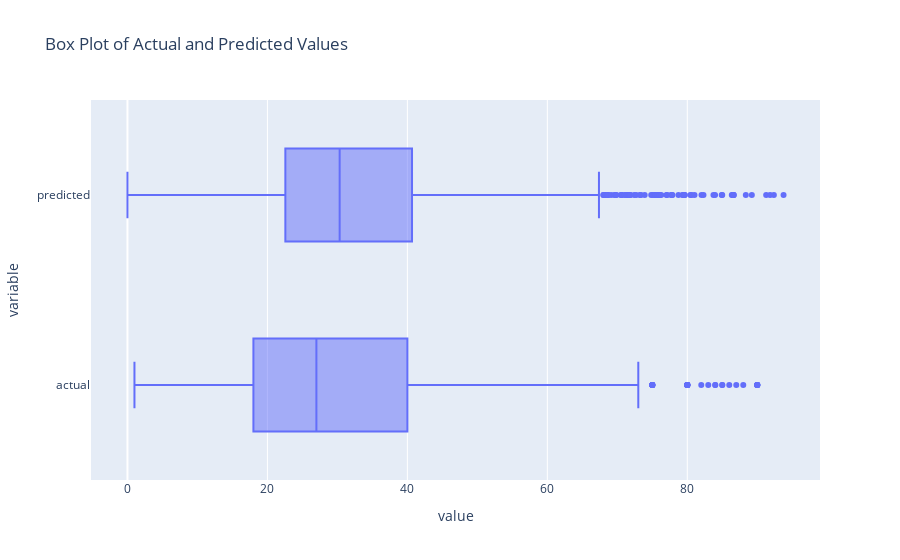

Here is the notebook cell this chart was saved with:
### Code cell
# Compare boxplots of actual and predicted values
fig = px.box(df, x=['actual', 'predicted'], title='Box Plot of Actual and Predicted Values')

fig.show()

### Figure 1 — Plotly figure (JSON) as saved in the notebook; plotly's stock layout.template omitted (floating-point values rounded to 4 significant figures; data arrays with more than 128 entries replaced by an {"elided": "..."} marker saying what was removed)
{"data": [{"alignmentgroup": "True", "hovertemplate": "value=%{x}<br>variable=%{y}<extra></extra>", "legendgroup": "", "marker": {"color": "#636efa"}, "name": "", "notched": false, "offsetgroup": "", "orientation": "h", "showlegend": false, "type": "box", "x": {"elided": "3794 float values"}, "x0": " ", "xaxis": "x", "y": {"elided": "3794 str values"}, "y0": " ", "yaxis": "y"}], "layout": {"boxmode": "group", "legend": {"tracegroupgap": 0}, "title": {"text": "Box Plot of Actual and Predicted Values"}, "xaxis": {"anchor": "y", "domain": [0, 1], "title": {"text": "value"}}, "yaxis": {"anchor": "x", "domain": [0, 1], "title": {"text": "variable"}}}}
